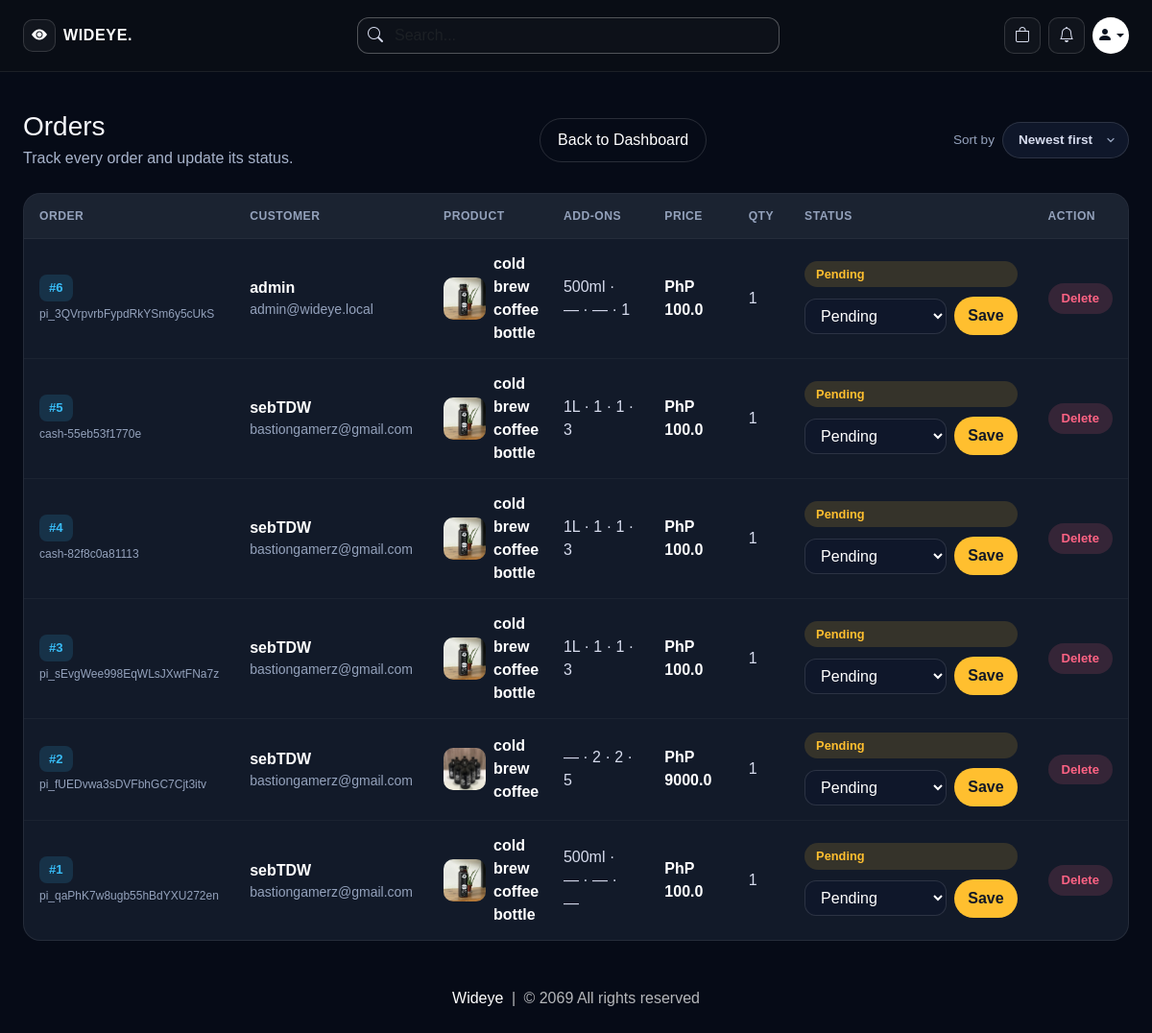
Page /view-orders (signed in) on the earlier database version.
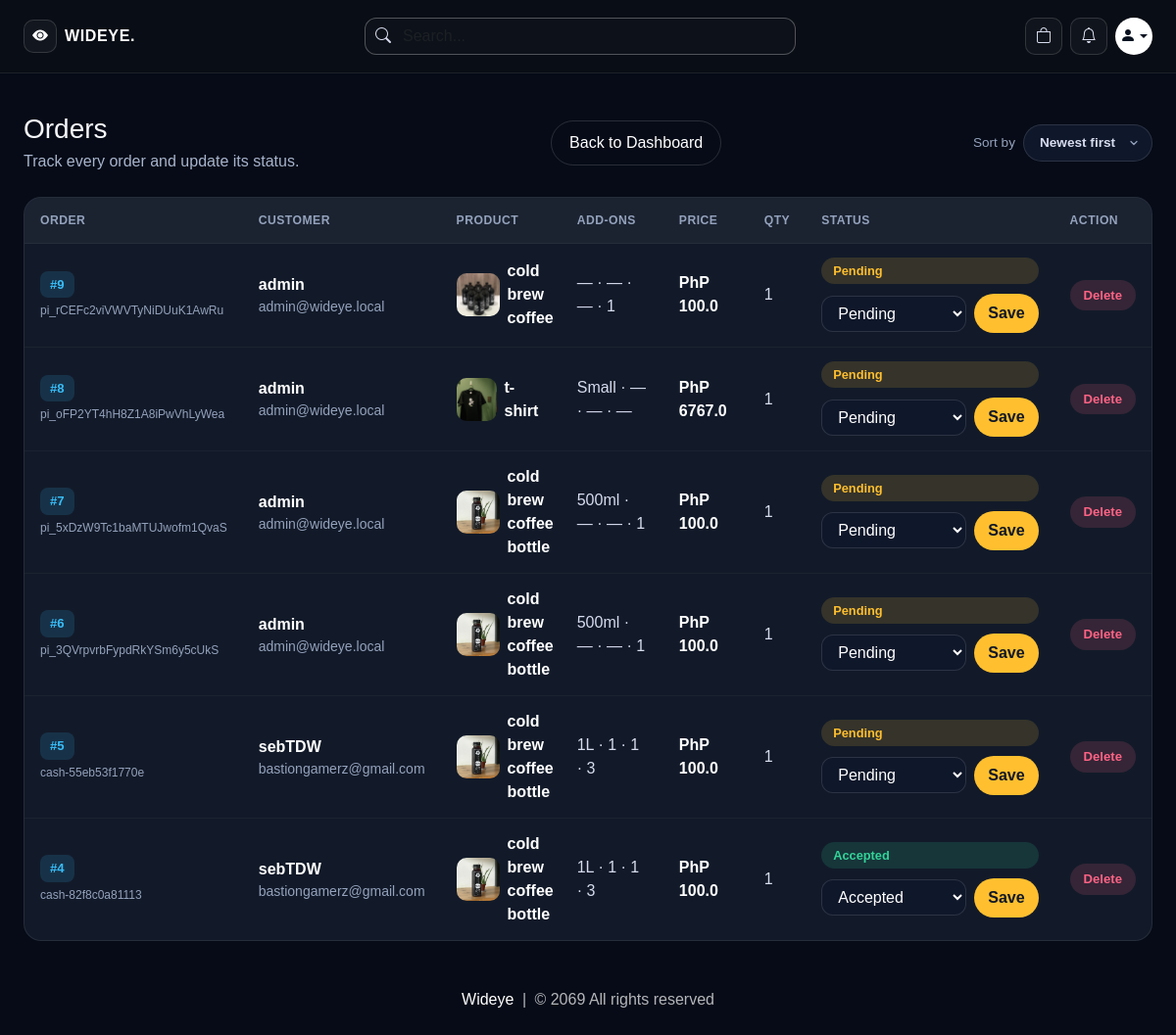
Same page on the later database version.
### website/models.py (models this page shows, shortened)
class Order(db.Model):
    id = db.Column(db.Integer, primary_key=True)
    quantity = db.Column(db.Integer, nullable=False)
    size = db.Column(db.String(100), nullable=False, default='')
    sugar = db.Column(db.String(100), nullable=False, default='')
    milk = db.Column(db.String(100), nullable=False, default='')
    shot = db.Column(db.String(100), nullable=False, default='')
    price = db.Column(db.Float, nullable=False)
    status = db.Column(db.String(100), nullable=False)
    payment_method = db.Column(db.String(50), nullable=False, default='cashless')
    payment_id = db.Column(db.String(1000), nullable=False)
    customer_link = db.Column(db.Integer, db.ForeignKey('customer.id'), nullable=False)
    product_link = db.Column(db.Integer, db.ForeignKey('product.id'), nullable=False)

class Customer(db.Model, UserMixin):
    id = db.Column(db.Integer, primary_key=True)
    email = db.Column(db.String(100), unique=True)
    username = db.Column(db.String(100))
    password_hash = db.Column(db.String(150))
    is_admin = db.Column(db.Boolean, default=False, nullable=False)
    face_profile_name = db.Column(db.String(100))
    usual_product_id = db.Column(db.Integer, db.ForeignKey('product.id'), nullable=True)
    date_joined = db.Column(db.DateTime(), default=datetime.utcnow)
    cart_items = db.relationship('Cart', backref=db.backref('customer', lazy=True))
    orders = db.relationship('Order', backref=db.backref('customer', lazy=True))
    usual_product = db.relationship('Product', foreign_keys=[usual_product_id])
    usual_items = db.relationship(
        'UsualOrderItem',
        backref=db.backref('customer', lazy=True),
        cascade='all, delete-orphan',
        order_by='UsualOrderItem.id'
    )
    @property
    def password(self):
        raise AttributeError('Password is not a readable Attribute')

class Product(db.Model):
    id = db.Column(db.Integer, primary_key=True)
    product_name = db.Column(db.String(100), nullable=False)
    current_price = db.Column(db.Float, nullable=False)
    previous_price = db.Column(db.Float, nullable=False)
    in_stock = db.Column(db.Integer, nullable=False)
    size = db.Column(db.String(500), nullable=False, default='')
    sugar = db.Column(db.String(500), nullable=False, default='')
    milk = db.Column(db.String(500), nullable=False, default='')
    shot = db.Column(db.String(500), nullable=False, default='')
    product_picture = db.Column(db.Text, nullable=False)
    flash_sale = db.Column(db.Boolean, default=False)
    date_added = db.Column(db.DateTime, default=datetime.utcnow)
    carts = db.relationship('Cart', backref=db.backref('product', lazy=True))
    orders = db.relationship('Order', backref=db.backref('product', lazy=True))
    usual_items = db.relationship('UsualOrderItem', backref=db.backref('product', lazy=True))

### website/admin.py (the view)
@admin.route('/view-orders')
@login_required
def order_view():
    if current_user_is_admin():
        sort = request.args.get('sort', 'desc')
        if sort == 'asc':
            orders = Order.query.order_by(Order.id.asc()).all()
        else:
            orders = Order.query.order_by(Order.id.desc()).all()
        order_form = OrderForm()
        return render_template(
            'view_orders.html',
            orders=orders,
            get_product_image=get_product_image,
            order_form=order_form,
            sort=sort,
        )
    return render_template('404.html')

### website/forms.py
class OrderForm(FlaskForm):
    order_status = SelectField('Order Status', choices=[('Pending', 'Pending'), ('Accepted', 'Accepted'),
                                                        ('Out for delivery', 'Out for delivery'),
                                                        ('Delivered', 'Delivered'), ('Canceled', 'Canceled')])
    update = SubmitField('Update Status')

### website/admin.py (called while the page is built)
def current_user_is_admin():
    return current_user.is_authenticated and bool(getattr(current_user, 'is_admin', False))

### website/views.py (called while the page is built)
def parse_options(csv_string):
    if not csv_string:
        return []
    return [opt.strip() for opt in str(csv_string).split(',') if opt.strip()]

def get_product_image(product, selected_size=''):
    images = parse_options(product.product_picture) if product.product_picture else []
    if not images:
        return '/media/default.jpg'
    if not selected_size:
        return images[0]
    sizes = parse_options(product.size)
    if selected_size in sizes:
        idx = sizes.index(selected_size)
        return images[idx] if idx < len(images) else images[-1]
    return images[0]

### website/templates/view_orders.html (shortened to what the changed rows need)
{% extends 'base.html' %}
{% block body %}
<div class="wideye-shell py-4">
    <div class="d-flex flex-wrap align-items-center justify-content-between gap-3 mb-4">
        <div>
            <h1 class="h3 mb-1">Orders</h1>
        </div>
    </div>
    {% if orders | length < 1 %}
    <div class="text-center py-5">
        <h3>No orders yet.</h3>
    </div>
    {% else %}
    <div class="wideye-order-wrap">
        <table class="wideye-order-table">
            <thead>
                <tr>
                    <th>Order</th>
                    <th>Customer</th>
                    <th>Product</th>
                    <th>Add-ons</th>
                    <th>Price</th>
                    <th>Qty</th>
                    <th>Status</th>
                    <th>Action</th>
                </tr>
            </thead>
            <tbody>
                {% for order in orders %}
                <tr>
                    <td>
                        <span class="wideye-order-id">#{{ order.id }}</span>
                        <small class="d-block mt-1" style="color:#94a2bc;font-size:0.75rem;">{{ order.payment_id }}</small>
                    </td>
                    <td>
                        <span style="color:#fff;font-weight:600;">{{ order.customer.username }}</span>
                        <small class="d-block" style="color:#94a2bc;">{{ order.customer.email }}</small>
                    </td>
                    <td>
                        <div class="d-flex align-items-center gap-2">
                            <img class="wideye-order-img" src="{{ get_product_image(order.product, order.size) }}" alt="{{ order.product.product_name }}">
                            <span style="color:#fff;font-weight:600;">{{ order.product.product_name }}</span>
                        </div>
                    </td>
                    <td>{{ order.size if order.size else '—' }} · {{ order.sugar if order.sugar else '—' }} · {{ order.milk if order.milk else '—' }} · {{ order.shot if order.shot else '—' }}</td>
                    <td style="font-weight:600;color:#fff;">PhP {{ order.price }}</td>
                    <td>{{ order.quantity }}</td>
                    <td>
                        {% set s = order.status | lower %}
                        <div class="wideye-status-stack">
                            <span class="wideye-status {% if s == 'pending' %}wideye-status-pending{% elif s == 'accepted' %}wideye-status-accepted{% elif s == 'delivered' %}wideye-status-delivered{% elif s == 'canceled' %}wideye-status-canceled{% else %}wideye-status-pending{% endif %}">
                                {{ order.status }}
                            </span>
                            <form method="POST" action="/update-order/{{ order.id }}" class="wideye-status-form">
                                <select name="order_status" class="wideye-status-select" aria-label="Update status for order {{ order.id }}">
                                    {% for value, label in order_form.order_status.choices %}
                                    <option value="{{ value }}" {% if order.status == value %}selected{% endif %}>{{ label }}</option>
                                    {% endfor %}
                                </select>
                                <button type="submit" class="wideye-status-save">Save</button>
                            </form>
                        </div>
                    </td>
                    <td>
                        <div class="d-flex gap-2">
                            <a href="/delete-order/{{ order.id }}" class="wideye-order-action" style="background:rgba(255,99,132,0.15);color:#ff6384;" onclick="return confirm('Delete order #{{ order.id }}?')">Delete</a>
                        </div>
                    </td>
                </tr>
                {% endfor %}
            </tbody>
        </table>
    </div>
    {% endif %}
</div>
{% endblock %}

Differences in the rows shown:
removed Order: id "3", payment_id "pi_sEvgWee998EqWLsJXwtFNa7z", customer.username "sebTDW", customer.email "bastiongamerz@gmail.com", size.size (picture), product.product_name "cold brew coffee bottle", size "1L", sugar "1", milk "1", shot "3", price "100.0", quantity "1", status "Pending", order_status "Pending"
removed Order: id "2", payment_id "pi_fUEDvwa3sDVFbhGC7Cjt3itv", customer.username "sebTDW", customer.email "bastiongamerz@gmail.com", size.product_picture (picture), product.product_name "cold brew coffee", size "—", sugar "2", milk "2", shot "5", price "9000.0", quantity "1", status "Pending", order_status "Pending"
removed Order: id "1", payment_id "pi_qaPhK7w8ugb55hBdYXU272en", customer.username "sebTDW", customer.email "bastiongamerz@gmail.com", size.size (picture), product.product_name "cold brew coffee bottle", size "500ml", sugar "—", milk "—", shot "—", price "100.0", quantity "1", status "Pending", order_status "Pending"
added Order: id "9", payment_id "pi_rCEFc2viVWVTyNiDUuK1AwRu", customer.username "admin", customer.email "admin@wideye.local", size.product_picture (picture), product.product_name "cold brew coffee", size "—", sugar "—", milk "—", shot "1", price "100.0", quantity "1", status "Pending", order_status "Pending"
added Order: id "8", payment_id "pi_oFP2YT4hH8Z1A8iPwVhLyWea", customer.username "admin", customer.email "admin@wideye.local", size.size (picture), product.product_name "t-shirt", size "Small", sugar "—", milk "—", shot "—", price "6767.0", quantity "1", status "Pending", order_status "Pending"
added Order: id "7", payment_id "pi_5xDzW9Tc1baMTUJwofm1QvaS", customer.username "admin", customer.email "admin@wideye.local", size.size (picture), product.product_name "cold brew coffee bottle", size "500ml", sugar "—", milk "—", shot "1", price "100.0", quantity "1", status "Pending", order_status "Pending"
changed Order "cash-82f8c0a81113": status "Pending" → "Accepted"; order_status "Pending" → "Accepted"
